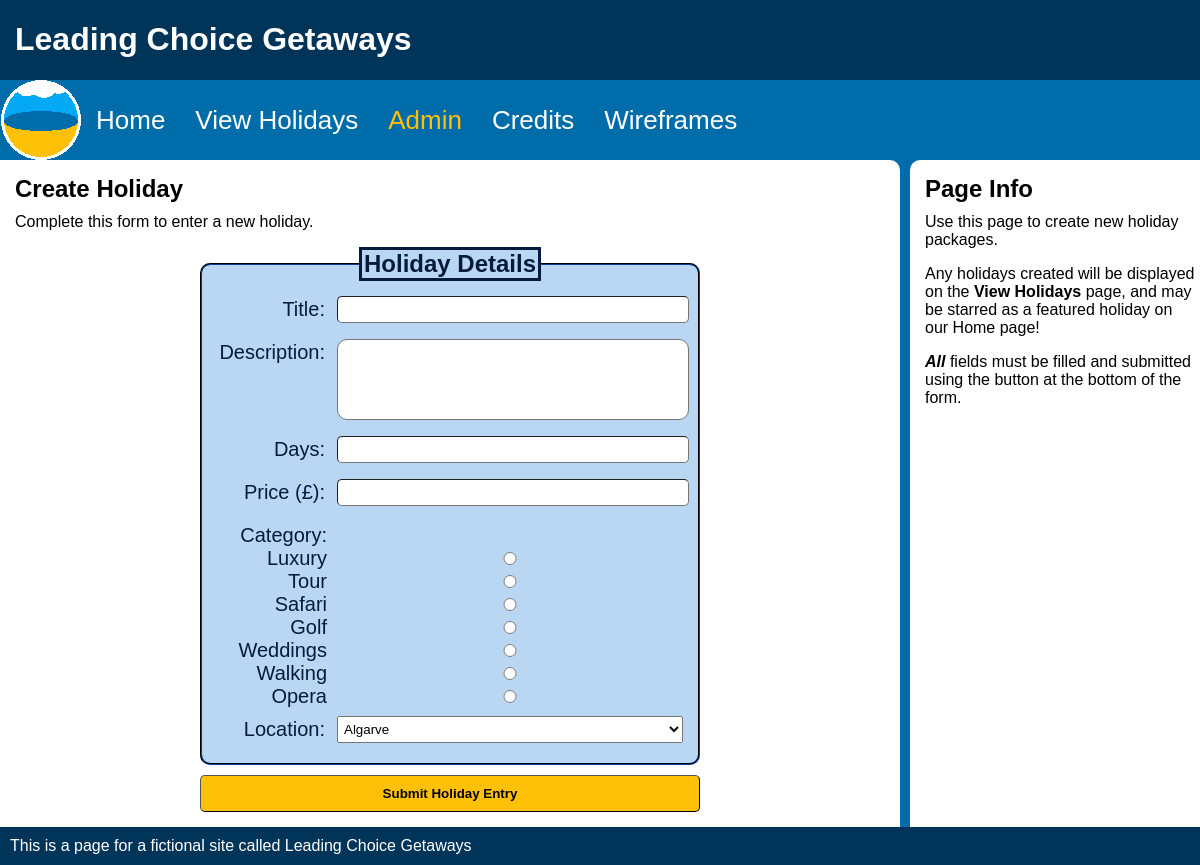
The app's page /admin.php with its own data.
### tables this page shows
CREATE TABLE IF NOT EXISTS `LCG_category` (
  `catID` varchar(6) NOT NULL default '',
  `catDesc` varchar(30) default NULL,
  PRIMARY KEY  (`catID`)
);

### admin.php (the view, shortened to what this page needs)
<!doctype html>
<html lang="en">
    <head>
        <link href="style.css" rel="stylesheet">
    </head>
    <body>
        <div class = "gridContainer">
            <header>
                <h1><a id="ham_menu">&#9776;</a> Leading Choice Getaways</h1>
            </header>
            <nav>
                <ul id="main-nav">
                <li><a class="navbar-image" href="index.php"><img id="navIcon" src="Images/Logo.png" alt="Leading Choice Getaways logo, a circle representing an abstract beach view of the horizon."></a></li>
                <li><a href="index.php" accesskey= "h">Home</a></li>
                <li><a href="holidays.php" accesskey= "v">View Holidays</a></li>
                <li><a class = "active" href="admin.php" accesskey= "a">Admin</a></li>
                <li><a href="credits.html" accesskey= "c">Credits</a></li>
                <li><a href="wireframes.pdf" accesskey= "w">Wireframes</a></li>
                </ul>
            </nav>
            <main>
                <section class="NoBottomMargin topSection">
                    <h2>Create Holiday</h2>
                    <p>Complete this form to enter a new holiday.</p>
                    <form action="addHoliday.php" method="post">
                        <fieldset>
                        <legend>Holiday Details</legend>
                        <div class="formGrid">
                            <label for="holidayTitle">Title: </label>
                            <input type="text" name="holidayTitle" id="holidayTitle" maxlength="25" size="20" accesskey= "t" required>
                            <label for="holidayDescription">Description:</label>
                            <textarea name="holidayDescription" id="holidayDescription" maxlength="256" cols="70" rows="5" accesskey= "r" required></textarea>
                            <label for="holidayDuration">Days:</label>
                            <input type="number" name="holidayDuration" id="holidayDuration" min="1" max="99" accesskey= "y" required>
                            <label for="holidayPrice">Price (£):</label>
                            <input type="number" step = "0.01" name="holidayPrice" id="holidayPrice" min="0" max="999999.99" accesskey= "p" required>
                            <span id=formRadioHeader>Category:</span>
                            <?php
                                include 'database_conn.php';
                                $sql = "SELECT catID, catDesc FROM LCG_category";
                                $queryResult = $dbConn -> query($sql);
                                if($queryResult === false) {
                                    echo "<p>Query failed: ".$dbConn->error."</p>\n</div>\n</fieldset>\n</form>\n</section>\n</main>\n</body>\n</html>";
                                    exit;
                                }
                                else {
                                    $accessKey = 1;
                                    while($rowObj = $queryResult->fetch_object()){
                                        echo "<label class='radioLabel' for='{$rowObj->catDesc}'>{$rowObj->catDesc}</label>\n";
                                        echo "<input type='radio' name='catID' id='{$rowObj->catDesc}' value='{$rowObj->catID}' accesskey='$accessKey' required>";
                                        $accessKey += 1;
                                    }
                                }
                            ?>
                            <label for="locationID">Location:</label>
                            <select name="locationID" id="locationID" accesskey= "l" required>
                                <?php
                                include 'database_conn.php';
                                $sql = "SELECT locationID, locationName FROM LCG_location\n"
                                       . "ORDER BY locationName ASC";
                                $queryResult = $dbConn -> query($sql);
                                if($queryResult === false) {
                                    echo "<p>Query failed: ".$dbConn->error."</p>\n</select>\n</div>\n</fieldset>\n</form>\n</section>\n</main>\n</div>\n</body>\n</html>";
                                    exit;
                                }
                                else {
                                    while($rowObj = $queryResult->fetch_object()){
                                        echo "<option value='{$rowObj->locationID}'>{$rowObj->locationName}
                                        </option>\n";
                                    }
                                }
                                ?>
                            </select>
                        </div>
                        </fieldset>
                        <input type="submit" accesskey= "s" value="Submit Holiday Entry">
                    </form>
                </section>
            </main>
            <aside>
                <h2>Page Info</h2>
                <p>Use this page to create new holiday packages.</p>
                <p>Any holidays created will be displayed on the <strong>View Holidays</strong> page, and may be starred as a featured holiday on our Home page!</p>
                <p><em><strong>All</strong></em> fields must be filled and submitted using the button at the bottom of the form.</p>
            </aside>
            <footer>
                <p>This is a page for a fictional site called Leading Choice Getaways</p>
            </footer>
        </div>
    </body>
</html>

### style.css (style rules this page uses)
html { background-color: #003559; }
header, footer { background-color: #003559; color: #FFFFFF; }
body, nav { background-color: #006daa; }
body { color: #000000; }
nav ul li a { background: #061A40; color: #FFFFFF; }
section, aside { background-color: #FFFFFF; }
.flexChild, fieldset, legend { border-color: #061A40; background-color: #B9D6F2; color: #061A40; }
input[type="submit"], button { background-color: #FFC107; }
header { display: inline-block; text-align: left; width:100%; }
h1 { padding-left: 5px; }
nav ul { list-style-type: none; margin: 0; padding: 0; display: none; }
nav ul li a { display: block; padding: 3px; text-decoration: none; border-style: solid; }
.navbar-image { display: none; }
body { font-family: sans-serif; margin: 0px; }
section { margin: 10px 0px; }
aside { margin-top: 10px; margin-bottom: 0px; }
section, aside { padding: 5px; }
section p, aside p { margin-left: 10px; margin-top: 10px; }
h2, h3 { margin: 10px; }
img { display: inline; margin: 10px; }
footer { padding: 10px; }
footer p { margin: 0px; }
.navbar-image img { margin: 0px; }
.topSection { margin-top: 0px; }
form { text-align: center; }
fieldset { font-size: 20px; border-radius: 10px; margin: 15px 0px; box-sizing: border-box; min-width: auto; }
legend { border-style: solid; font-size: 24px; font-weight: bold; }
input, textarea { width: 100%; border-radius: 10px; }
input, label, textarea, select { padding: 2px 2px; margin: 8px 0; }
input[type='radio'] { width: auto; }
textarea { resize: none; }
fieldset, input[type="submit"] { margin: 0 auto; max-width: 500px; }
label, span { grid-column: 1/2; text-align: right; }
input { border-width: 1px; border-radius: 5px; }
input, select { grid-column: 2/3; }
input[name="catID"] { margin: 5px 0px; }
input[type="submit"] { margin: 10px 0px; padding: 10px 0px; font-weight: bold; }
.formGrid { display: grid; grid-template-rows: auto; grid-template-columns: 110px 1fr; grid-column-gap: 10px; }
.radioLabel { padding: 0px; margin: 0px; }
#formRadioHeader { margin-top: 10px; }
@media screen and (min-width: 768px) { .gridContainer { display: grid; grid-template-rows: auto; grid-template-columns: 75% 25%; grid-template-areas: "header header" "nav nav" "main aside" "footer footer"; } }
@media screen and (min-width: 768px) { header { padding-left: 10px; grid-area: header; width: auto; } }
@media screen and (min-width: 768px) { nav { grid-area: nav; } }
@media screen and (min-width: 768px) { body { margin: 0%; } }
@media screen and (min-width: 768px) { main { grid-area: main; } }
@media screen and (min-width: 768px) { aside { grid-area: aside; padding: 5px; margin: 0px 0px 0px 10px; border-top-left-radius: 10px; } }
@media screen and (min-width: 768px) { footer { grid-area: footer; } }
@media screen and (min-width: 768px) { section { margin-left: 0px; margin-right: 0px; margin-top: auto; border-top-right-radius: 10px; border-bottom-right-radius: 10px; } }
@media screen and (min-width: 768px) { .NoBottomMargin { margin-bottom: 0; border-bottom-right-radius: 0px; } }
@media screen and (min-width: 768px) { nav ul { height: 80px; margin: 0px; display: flex; flex-direction: row; background-color: #006daa; } }
@media screen and (min-width: 768px) { nav ul li { margin: 0px; display: inline; height: auto; float: left; } }
@media screen and (min-width: 768px) { nav ul li a { color: #FFFFFF; text-align: center; margin: 0px; padding: 25px 15px; font-size: 26px; background: none; height:inherit; border-style: none; } }
@media screen and (min-width: 768px) { nav ul li a:hover, .active { color: #FFC107; } }
@media screen and (min-width: 768px) { .navbar-image { display: block; height:81px; width: 81px; padding: 0px; } }
@media screen and (min-width: 768px) { #navIcon { height: 80px; } }
@media screen and (min-width: 1000px) { section { margin-right: 0px; margin-top: 0px; margin-bottom: 10px; } }

### records on screen
lcg_category: catDesc "Luxury"
lcg_category: catDesc "Tour"
lcg_category: catDesc "Safari"
lcg_category: catDesc "Golf"
lcg_category: catDesc "Weddings"
lcg_category: catDesc "Walking"
lcg_category: catDesc "Opera"

### other values on screen
form field locationID "Algarve"
